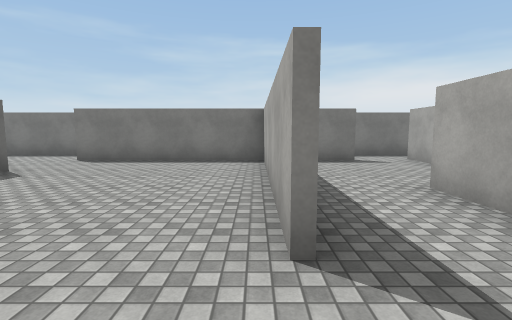
View 1 (above)

24 first-person views from a walk through a 3-D level made in the Unity game engine. The camera is 1.5 m above the floor, tilts 6° down and sees 85° across. The floor is counted in squares, 2 m on a side. Each view is taken from the middle of a square. On the plan, view 1 faces up. The plan holds only what a view shows up to about 10 squares ahead; the rest is blank. The player character is not drawn. Some animated figures are left out. Surface patterns are stand-ins for the level's own textures.

View 2
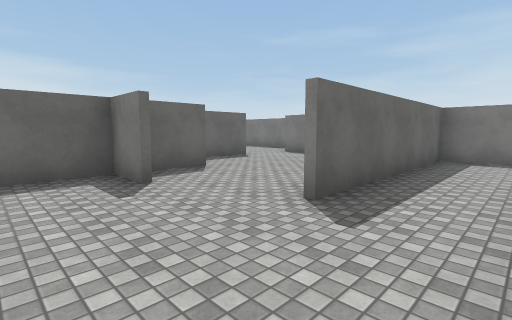

View 3
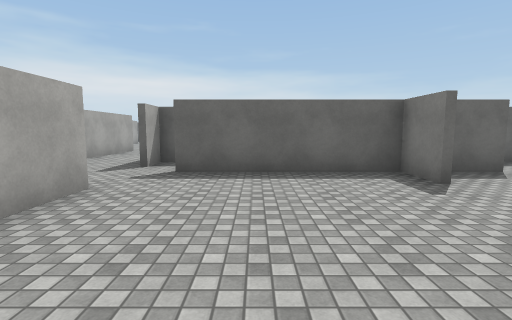

View 4
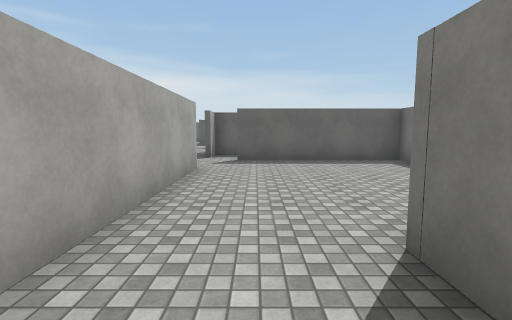

View 5
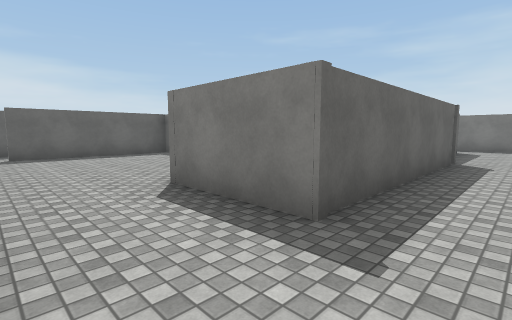

View 6
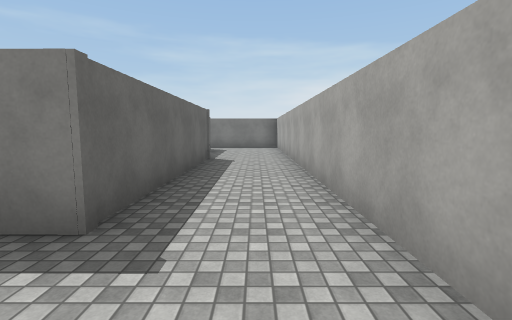

View 7
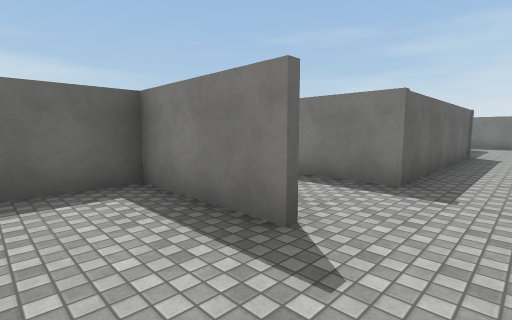

View 8
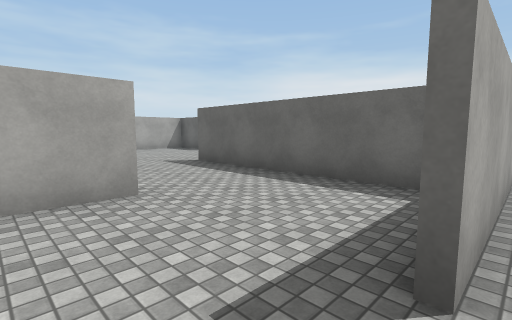

View 9
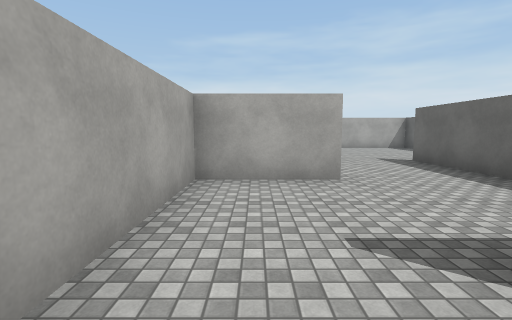

View 10
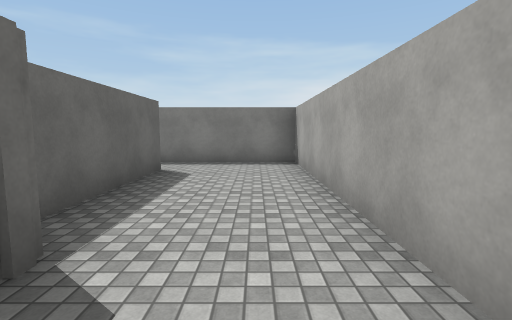

View 11
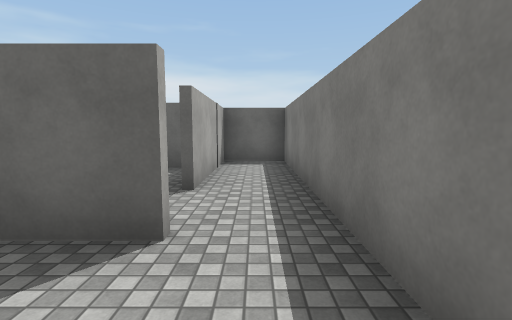

View 12
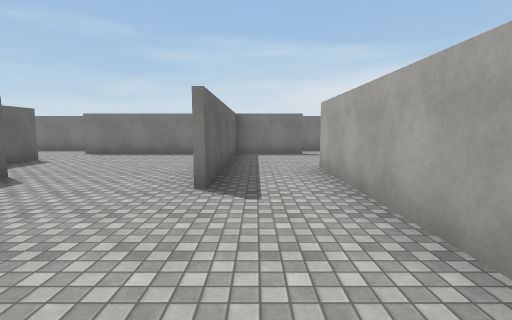

View 13
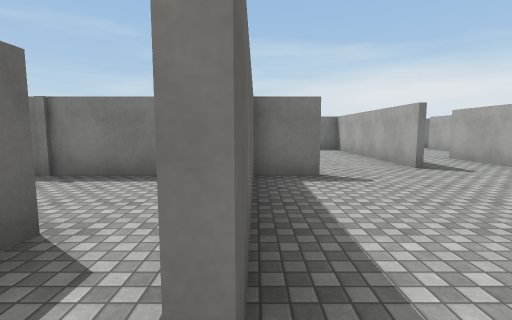

View 14
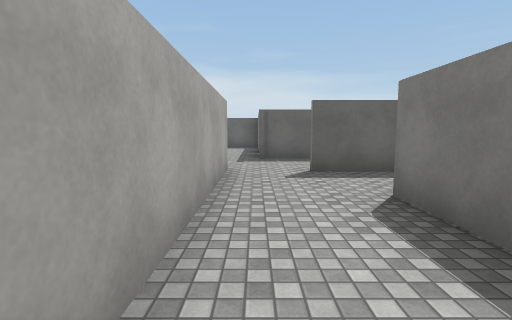

View 15
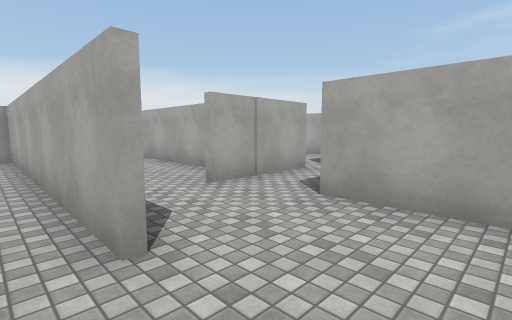

View 16
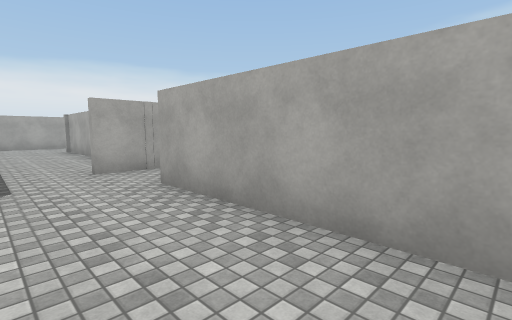

View 17
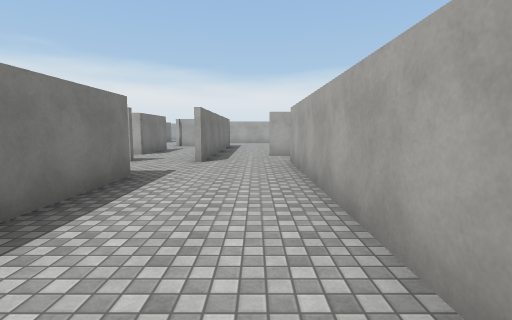

View 18
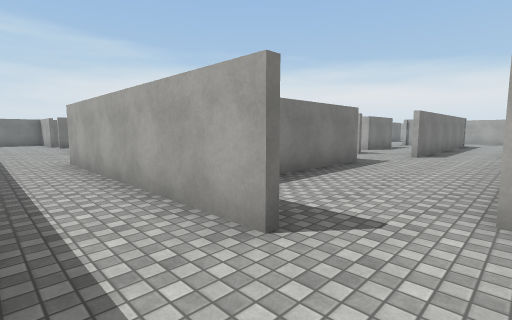

View 19
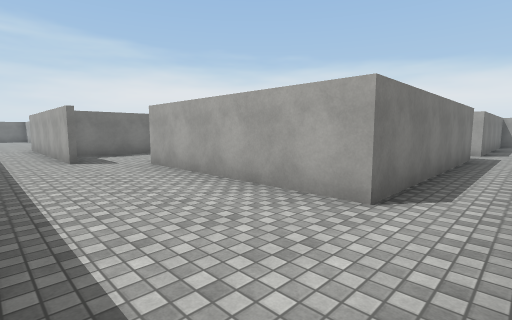

View 20
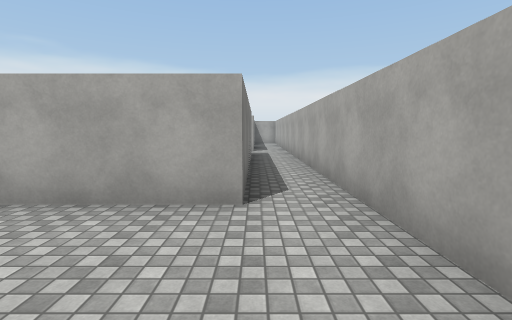

View 21
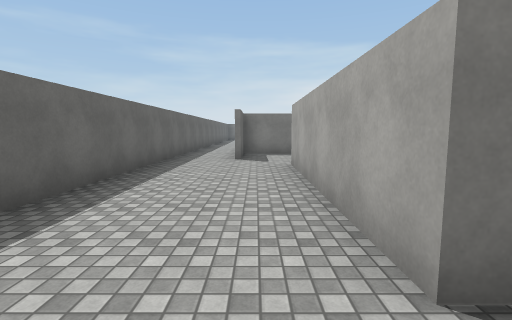

View 22
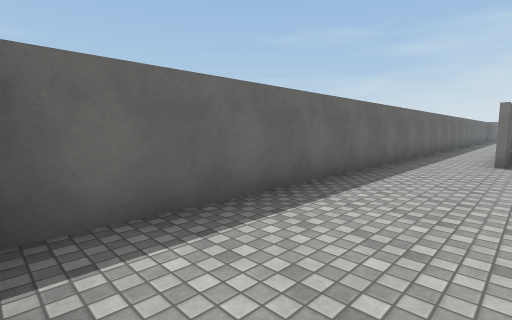

View 23
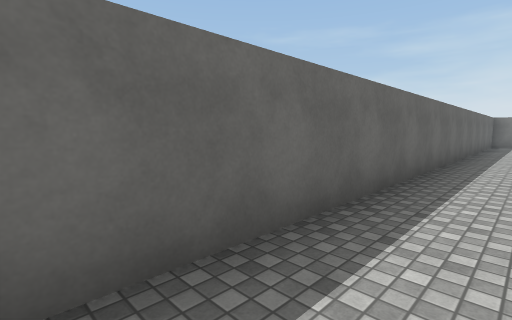

View 24
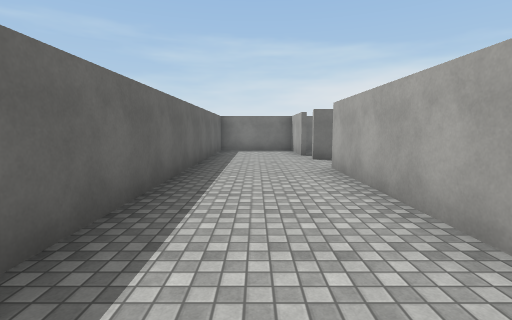

### Floor plan
Ten units are one square. View 1 is at (0, 0); x grows to the right and y downward. Boxes are objects, and circles mark ways between rooms. Rooms are numbered by the first view taken in them; rooms with no view inside come last. Other rooms are left out.
<svg viewBox="-178 -92 252 248">
<path fill="none" stroke="#000" d="M2 -15 2 -25M23 8 23 -36M-19 -6 -31 -6M-30 -9 -30 35M-16 42 25 42M40 -62 40 -74M4 -72 4 -15M26 -71 1 -71M47 -36 47 20 22 20M42 -74 42 -42M69 35 69 -87 35 -87M25 42 47 42M48 44 21 44 21 66M46 73 69 73 69 35M-46 34 -46 44 -62 44M-74 65 -14 65M-81 34 -81 50M-46 -6 -68 -6M-105 45 -105 59 -154 59 -154 78M-84 65 -74 65M-142 88 -81 88M-155 78 -155 16M-145 5 -145 -36M-159 151 -70 151M-81 139 -142 139 -142 88M-140 -53 -145 -53M-146 -64 -146 -81M-173 -80 -173 150M-39 139 -68 139M-30 -26 -30 -9M-46 -51 -46 -35M2 -25 2 -69M1 -71 -46 -71M-50 67 -84 67M-53 93 -4 93M21 66 21 100M-46 20 -46 34M-46 42 -38 42M35 -87 -9 -87 -9 -72 25 -72"/>
<circle cx="35" cy="30" r="3" fill="#2a7"/>
<circle cx="-20" cy="40" r="3" fill="#2a7"/>
<circle cx="-10" cy="-20" r="3" fill="#2a7"/>
<circle cx="30" cy="-70" r="3" fill="#2a7"/>
<circle cx="55" cy="40" r="3" fill="#2a7"/>
<circle cx="40" cy="-80" r="3" fill="#2a7"/>
<circle cx="35" cy="70" r="3" fill="#2a7"/>
<circle cx="-80" cy="55" r="3" fill="#2a7"/>
<circle cx="-55" cy="5" r="3" fill="#2a7"/>
<circle cx="-150" cy="80" r="3" fill="#2a7"/>
<circle cx="-80" cy="80" r="3" fill="#2a7"/>
<text x="10" y="-10">1</text>
<text x="50" y="-20">2</text>
<text x="50" y="50">3</text>
<text x="-50" y="50">4</text>
<text x="-100" y="60">5</text>
<text x="-160" y="60">6</text>
<text x="-30" y="-40">7</text>
<text x="-20" y="80">8</text>
<text x="30" y="80">9</text>
<text x="-40" y="10">10</text>
<text x="10" y="-80">11</text>
</svg>
Room 1 opens to room 2. Room 1 opens to room 4. Room 1 opens to room 7. Room 1 opens to room 11. Room 2 opens to room 3. Room 2 opens to room 11. Room 3 opens to room 9. Room 4 opens to room 5. Room 4 opens to room 10. Room 5 opens to room 6. Room 5 opens to room 8.

Where each view was taken, in squares from view 1:
view 1: 0 up, 0 right, facing up
view 2: 1 down, 2 right, facing up-left
view 3: 2 down, 2 right, facing left
view 4: 3 down, 4 right, facing left
view 5: 4 down, 6 right, facing up-left
view 6: 4 down, 6 right, facing up
view 7: 6 down, 6 right, facing up-left
view 8: 4 down, 6 right, facing down-left
view 9: 3 down, 6 right, facing down
view 10: 2 up, 6 right, facing up
view 11: 8 up, 6 right, facing left
view 12: 2 down, 1 right, facing up
view 13: 4 down, 3 left, facing up
view 14: 6 down, 3 left, facing left
view 15: 6 down, 10 left, facing down-right
view 16: 7 down, 12 left, facing down-right
view 17: 8 down, 15 left, facing right
view 18: 9 down, 17 left, facing up-right
view 19: 15 down, 17 left, facing up-right
view 20: 14 down, 17 left, facing right
view 21: 15 down, 15 left, facing up
view 22: 15 down, 15 left, facing up-left
view 23: 7 down, 16 left, facing up-left
view 24: 2 down, 16 left, facing up
